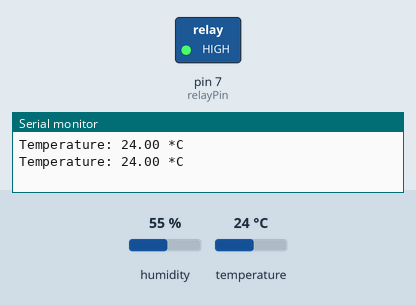
Recording of a sketch running on a simulated Arduino Uno, built with avr-gcc and run on an emulated ATmega328P. Shown: switched loads named in the sketch (green lamp = pin HIGH), the last lines printed to the serial monitor. Inputs (shaded band) come from the test bench; at power-on: temperature 24 °C, humidity 55 %.

Above: at 2.8 s.
2.9 s: temperature set to 28 °C
5.6 s: temperature set to 31 °C
At 7.2 s:
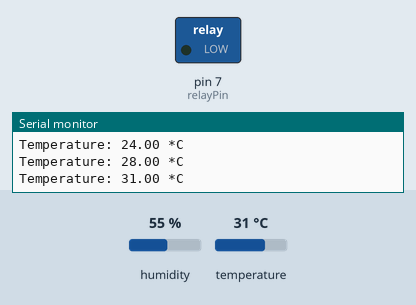
8.3 s: temperature set to 12 °C
At 10.8 s:
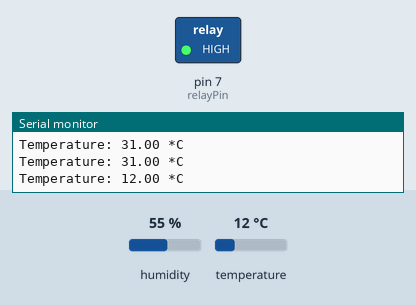
11.6 s: temperature set to 33 °C
At 13.2 s:
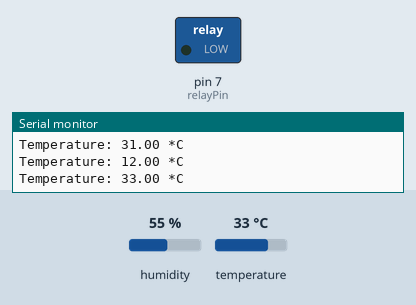
Timing chart, 0 to 14.7 s (numbered marks = the images above; inputs shaded):
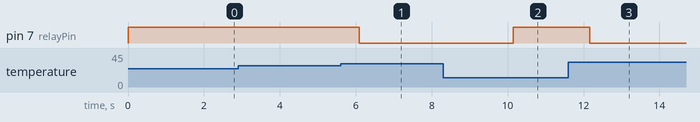

Measured:
- the behaviour switches between 29 and 30 °C on temperature (found by bisection; images 0 and 1)
- after the input at 5.6 s, pin 7 (relayPin): HIGH → LOW after 0.50 s
- after the input at 8.3 s, pin 7 (relayPin): LOW → HIGH after 1.8 s
- after the input at 11.6 s, pin 7 (relayPin): HIGH → LOW after 0.57 s

The sketch:

Project.ino
```cpp
#include <DHT.h>

#define DHTPIN 2
#define DHTTYPE DHT11
DHT dht(DHTPIN, DHTTYPE);

int relayPin = 7;     // Pin ที่เชื่อมต่อกับ Relay
float tempThreshold = 30.0;  // อุณหภูมิที่พัดลมจะเปิด (ปรับได้)

void setup() {
  pinMode(relayPin, OUTPUT);   // ตั้งค่า pin relay เป็น output
  digitalWrite(relayPin, HIGH); // ปิดพัดลมในตอนเริ่มต้น
  dht.begin();                 // เริ่มต้นการทำงานของ DHT
  Serial.begin(9600);          // เริ่มต้น serial communication เพื่อดูค่า
}

void loop() {
  // อ่านค่าอุณหภูมิจากเซ็นเซอร์
  float temperature = dht.readTemperature();

  // ตรวจสอบว่าการอ่านถูกต้อง
  if (isnan(temperature)) {
    Serial.println("Failed to read from DHT sensor!");
    return;
  }

  // แสดงค่าอุณหภูมิใน Serial Monitor
  Serial.print("Temperature: ");
  Serial.print(temperature);
  Serial.println(" *C");

  // ควบคุมพัดลมตามอุณหภูมิ
  if (temperature >= tempThreshold) {
    digitalWrite(relayPin, LOW);  // เปิดพัดลม
  } else {
    digitalWrite(relayPin, HIGH);   // ปิดพัดลม
  }

  delay(2000); // หน่วงเวลา 2 วินาทีเพื่ออ่านค่าใหม่
}
```
